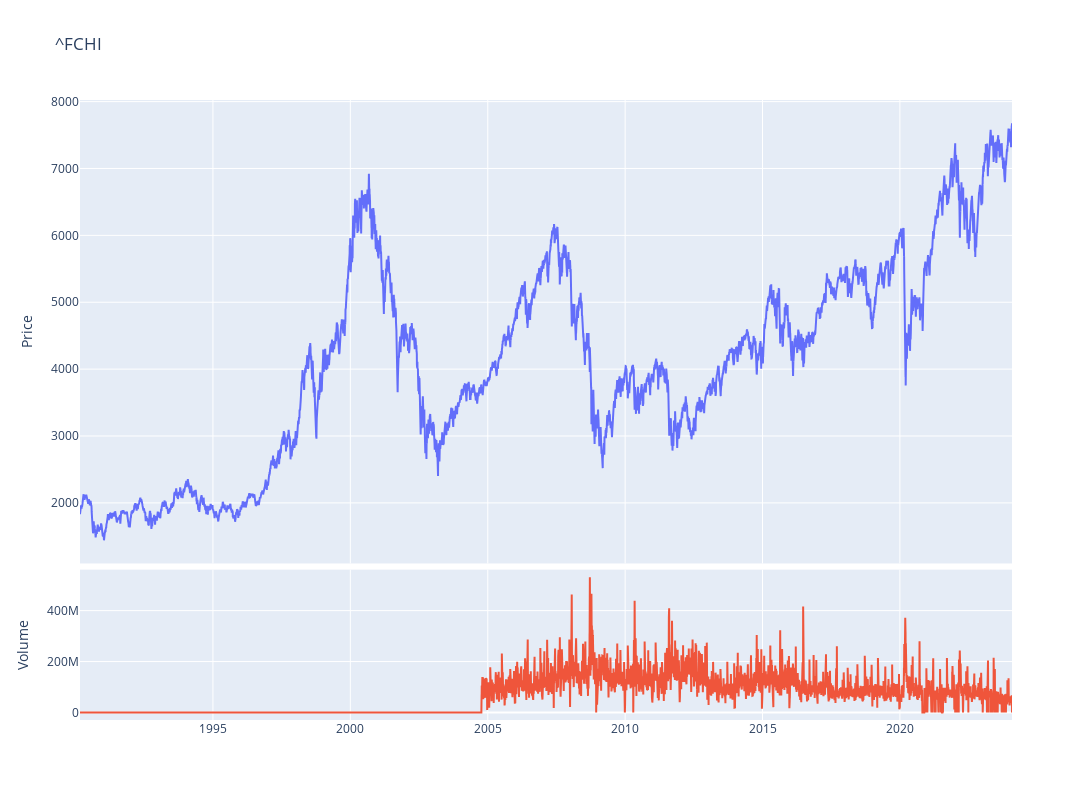

Notebook cell for this chart:
### Code cell
fig = make_subplots(rows=4, cols=1,shared_xaxes=True,vertical_spacing=0.01,specs=[[{'rowspan':3,'colspan':1}],[None],[None],[{'rowspan':1,'colspan':1}]])

# Graph (1,1)
fig.add_trace(go.Scatter(x=stock_cac.index,y=stock_cac['Adj Close'],mode="lines",name='IBEX35'),row=1, col=1)
# Update xaxis properties
fig.update_yaxes(title_text="Price", row=1, col=1)

# Graph (4,1)
fig.add_trace(go.Scatter(x=stock_cac.index,y=stock_cac['Volume'],mode="lines",name='Volume'),row=4, col=1)
fig.update_yaxes(title_text="Volume", row=4, col=1)

fig.update_layout(height=800, width=1300,showlegend=False,title=f"{ticker}")

fig.show()

### Figure 1 — Plotly figure (JSON) as saved in the notebook; plotly's stock layout.template omitted (floating-point values rounded to 4 significant figures; data arrays with more than 128 entries replaced by an {"elided": "..."} marker saying what was removed)
{"data": [{"mode": "lines", "name": "IBEX35", "type": "scatter", "x": {"elided": "8611 str values"}, "xaxis": "x", "y": {"elided": "8611 float values"}, "yaxis": "y"}, {"mode": "lines", "name": "Volume", "type": "scatter", "x": {"elided": "8611 str values"}, "xaxis": "x2", "y": {"elided": "8611 int values"}, "yaxis": "y2"}], "layout": {"height": 800, "showlegend": false, "title": {"text": "^FCHI"}, "width": 1300, "xaxis": {"anchor": "y", "domain": [0, 1], "matches": "x2", "showticklabels": false}, "xaxis2": {"anchor": "y2", "domain": [0, 1]}, "yaxis": {"anchor": "x", "domain": [0.2525, 1], "title": {"text": "Price"}}, "yaxis2": {"anchor": "x2", "domain": [0, 0.2425], "title": {"text": "Volume"}}}}
